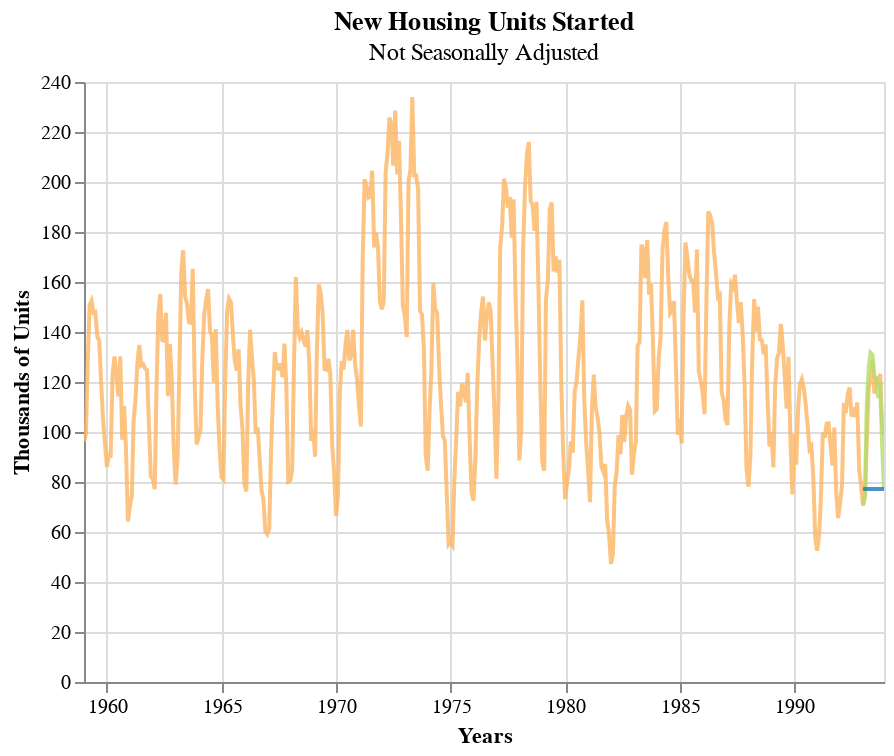

Notebook code for this chart:
### Markdown cell above
Roughly speaking, yes there is some pattern and seasonality. This means that the data is non-stationary. Can we try to do some predicting using ARIMA?

### Code cell
# non-seasonal model
non_seasonal_model = ARIMA(housing_started_nsa_59_89['value'], order = (1,1,1))
ns_results = non_seasonal_model.fit()
housing_started_nsa_59_89['non_seasonal_forecast_value'] = ns_results.predict(start = 408, dynamic = True)

# seasonal model
seasonal_model = sm.tsa.statespace.SARIMAX(housing_started_nsa_59_89['value'], 
                                          order = (1,1,1),
                                          seasonal_order = (1,1,1,12))
results = seasonal_model.fit()
housing_started_nsa_59_89['seasonal_forecast_value'] = results.predict(start = 408, dynamic = True)

housing_started_nsa_year_prediction_chart = alt.Chart(housing_started_nsa_59_89).mark_line(
    opacity = 0.8,
    color = '#b3de69'
).encode(
    x = alt.X(
        'date',
        title = 'Years'),
    y = alt.Y(
        'seasonal_forecast_value',
        title = 'Thousands of Units')
).interactive()

housing_started_nsa_year_ns_prediction_chart = alt.Chart(housing_started_nsa_59_89).mark_line(
    opacity = 0.8,
    color = '#1f78b4'
).encode(
    x = alt.X(
        'date',
        title = 'Years'),
    y = alt.Y(
        'non_seasonal_forecast_value',
        title = 'Thousands of Units')
).interactive()

alt.layer(housing_started_nsa_year_chart, housing_started_nsa_year_prediction_chart, housing_started_nsa_year_ns_prediction_chart)

### Figure 1 — Vega-Lite specification as saved in the notebook (floating-point values rounded to 4 significant figures; data arrays with more than 128 entries replaced by an {"elided": "..."} marker saying what was removed)
{"config": {"view": {"continuousWidth": 400, "continuousHeight": 300}}, "layer": [{"mark": {"type": "line", "color": "#fdb462", "opacity": 0.8}, "encoding": {"x": {"type": "temporal", "field": "date", "title": "Years"}, "y": {"type": "quantitative", "field": "value", "title": "Thousands of Units"}}, "selection": {"selector001": {"type": "interval", "bind": "scales", "encodings": ["x", "y"]}}, "title": {"text": "New Housing Units Started", "subtitle": "Not Seasonally Adjusted"}}, {"mark": {"type": "line", "color": "#b3de69", "opacity": 0.8}, "encoding": {"x": {"type": "temporal", "field": "date", "title": "Years"}, "y": {"type": "quantitative", "field": "seasonal_forecast_value", "title": "Thousands of Units"}}, "selection": {"selector023": {"type": "interval", "bind": "scales", "encodings": ["x", "y"]}}}, {"mark": {"type": "line", "color": "#1f78b4", "opacity": 0.8}, "encoding": {"x": {"type": "temporal", "field": "date", "title": "Years"}, "y": {"type": "quantitative", "field": "non_seasonal_forecast_value", "title": "Thousands of Units"}}, "selection": {"selector024": {"type": "interval", "bind": "scales", "encodings": ["x", "y"]}}}], "data": {"name": "data-c3f3fe86e7490caf3498f3d12443c03d"}, "$schema": "https://vega.github.io/schema/vega-lite/v4.8.1.json", "datasets": {"data-c3f3fe86e7490caf3498f3d12443c03d": {"elided": "420 records"}}}
